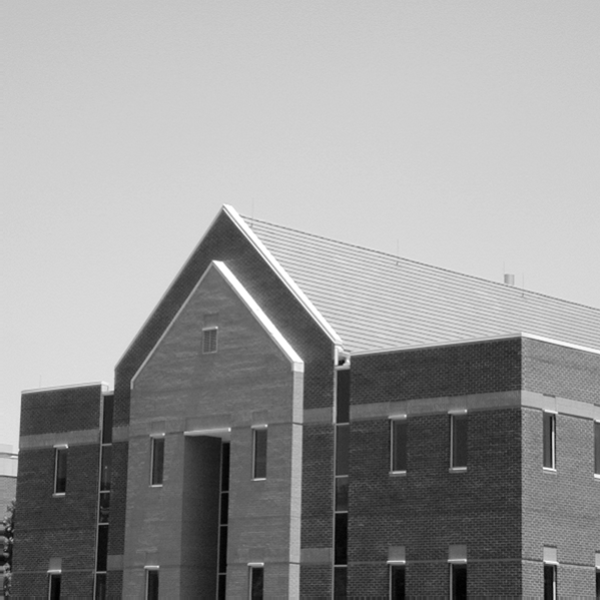
%> input picture Projects in Matlab/Other Projects/project 5 (Fourier transform_ for enhancing quality)/2.tif, 600 x 600 px
$ octave Main.m   (GNU Octave 9; MATLAB toolbox functions it lacks are replaced by stand-ins)
%> lines starting %> are read from the running program, lines starting %| are printed output that depends on the picture; in (x1, y1, x2, y2) boxes, pixels count from 0 and x2, y2 are one past the last pixel; in counts of white or black regions, pixels touching at a corner belong together; the program's own positions count from 1
### Projects in Matlab/Other Projects/project 5 (Fourier transform_ for enhancing quality)/preprocessor.m
function preprocessedIm=preprocessor(image)
%first image is resized to become N*N  then we multiple image into (-1)^(i+j)
image=imresize(image,[min(size(image,1),size(image,2)), min(size(image,1),size(image,2))]);
image=double(image);
for i=1:size(image,1)
    for j=1:size(image,2)
        image(i,j)=image(i,j)*(-1)^(i+j);
    end
end
preprocessedIm=image;
end

### Projects in Matlab/Other Projects/project 5 (Fourier transform_ for enhancing quality)/FourierTransform.m
function FTedIm=FourierTransform(image)
%image is N*N matrix
F=zeros(uint8(size(image,1)));
N=size(image,1);
w=exp((-1*complex(0,1)*2*pi)/N);

for i=1:N
    for j=1:N
        if i==1 || j==1
            F(i,j)=1;
        else
            F(i,j)=w^((i-1)*(j-1));
        end
    end
end

FTedIm=F*image*F;

end

### Projects in Matlab/Other Projects/project 5 (Fourier transform_ for enhancing quality)/FilterFunction.m
 function improvedIm=FilterFunction(signal,type,percentage)
N=size(signal,1);

  if mod(N,2)==0
      N=N-1;
  end
   H=zeros(N);

  u=-floor(N/2):floor(N/2);
  v=-floor(N/2):floor(N/2);
  [U,V]=meshgrid(u,v);


   switch type
       case 'lowpass'
           Dist=sqrt(U.^2+V.^2);
              J=find(Dist<percentage*N/2);
           H(J)=1;
       case 'highpass'
           Dist=sqrt(U.^2+V.^2);
           J=find(Dist<percentage*N/2);
           H=ones(size(H));
           H(J)=0;
       case 'bandpass'
           Dist=sqrt(U.^2+V.^2);
           J1=find(Dist<percentage(2)*N/2);
            J2=find(Dist<percentage(1)*N/2);
           H(J1)=1;
           H(J2)=0;
   end

   H=imresize(H,size(signal));

figure
imshow(H)
improvedIm=H.*signal;
 end

### Projects in Matlab/Other Projects/project 5 (Fourier transform_ for enhancing quality)/InverseFT.m
function ChDomSignal=InverseFT(signal)
Fs=zeros(size(signal,1));
N=size(signal,1);
w=exp((-1*complex(0,1)*2*pi)/N);

for i=1:N
    for j=1:N
        Fs(i,j)=w^(-1*(i-1)*(j-1));
    end
end

ChDomSignal=(1/(N^2))*(Fs*signal*Fs);
end

### Projects in Matlab/Other Projects/project 5 (Fourier transform_ for enhancing quality)/PostProcessing.m
function ImDom=PostProcessing(image)
for i=1:size(image,1)
    for j=1:size(image,2)
        image(i,j)=image(i,j)*((-1)^(i+j));
    end
end
ImDom=image;
end

### Projects in Matlab/Other Projects/project 5 (Fourier transform_ for enhancing quality)/Main.m
clear;
close all;
image=imread('2.tif');
%> image is the input picture: size 600x600 uint8; min 0, max 255, mean 152.8
imshow(image);
 title('Original Image');
preIm=preprocessor(image);      %preIm is double
%> after the loop in preprocessor, `for i=1:size(image,1)`:
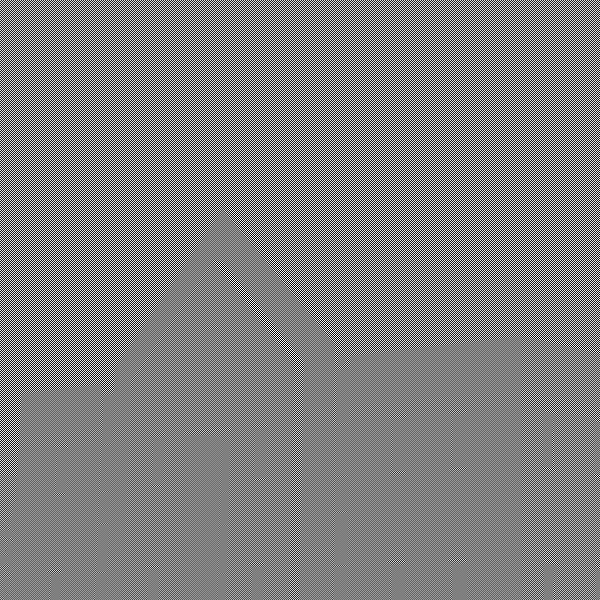
%> image: size 600x600 double; min -255, max 255, mean 0; drawn with min black and max white
FTedIm=FourierTransform(preIm); %FTedIm:frourier transformed image and is double
R=real(FTedIm);
I=imag(FTedIm);
spec=(R.^2+I.^2).^(1/2);    %spec is double
figure,imshow(log(spec+1),[]);
%> after `imshow(log(spec+1),[])`:
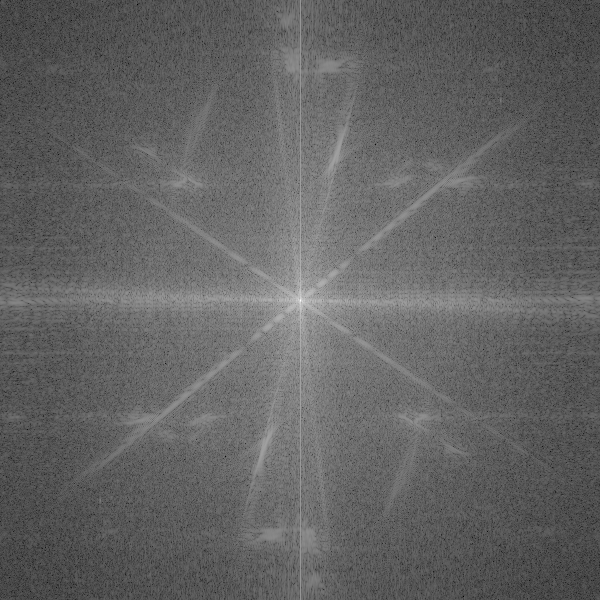
%> displayed picture: size 600x600, on the screen's scale of 0 to 255; min 0, max 255, mean 98.7
 title('centered Of Fourier transformed');
 % [5 lines of commented-out code are left out]
x=FilterFunction(FTedIm,'lowpass',0.7);
%> in FilterFunction, `H(J)=1;`:
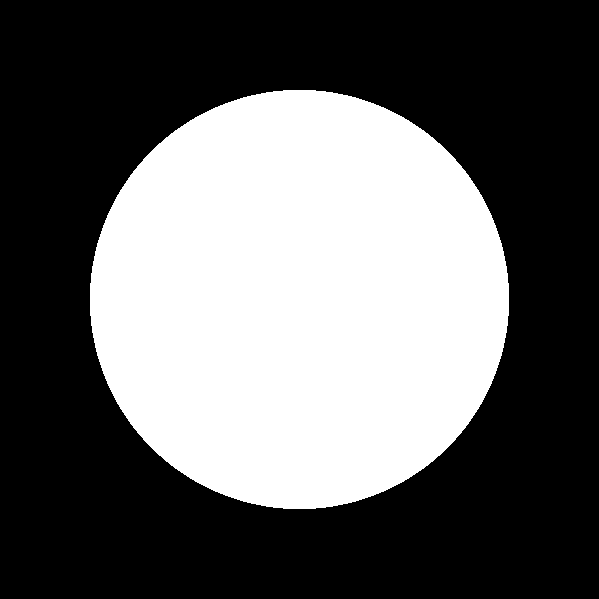
%> H: size 599x599 double; values 0 (black) and 1 (white), 38.5% white; 1 white region, box (x1, y1, x2, y2) and area: (90, 90, 509, 509) 138069
title('LowPass Mask');
y=InverseFT(x);
z=PostProcessing(y);

figure,imshow(uint8(z));
%> (this line was passed over: imshow is not available in this run)
 title('Enhanced Image');
% [28 lines of commented-out code are left out]
